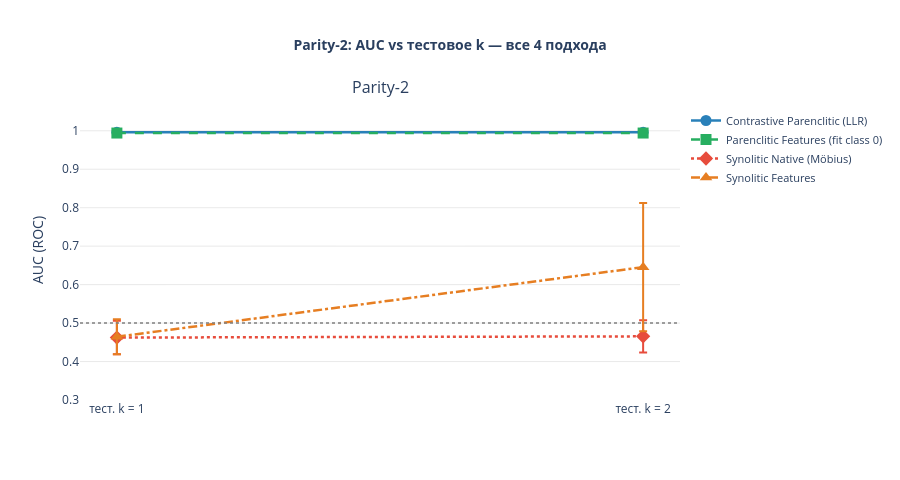
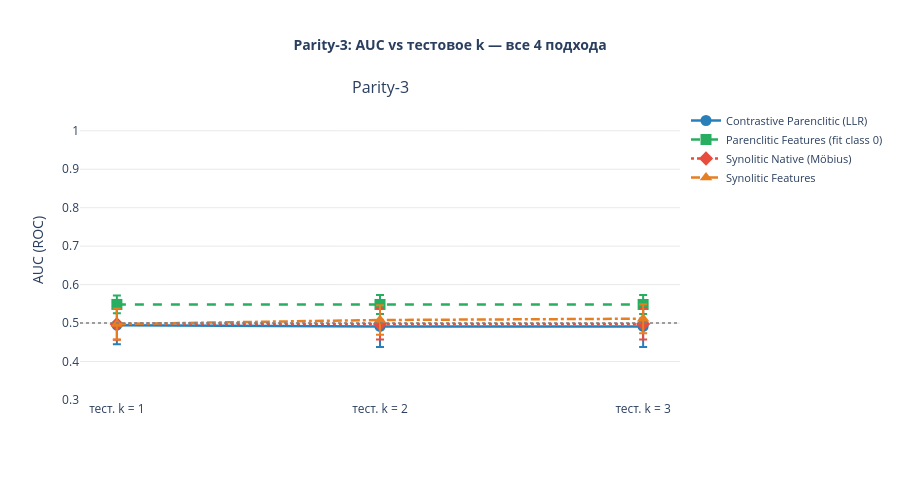
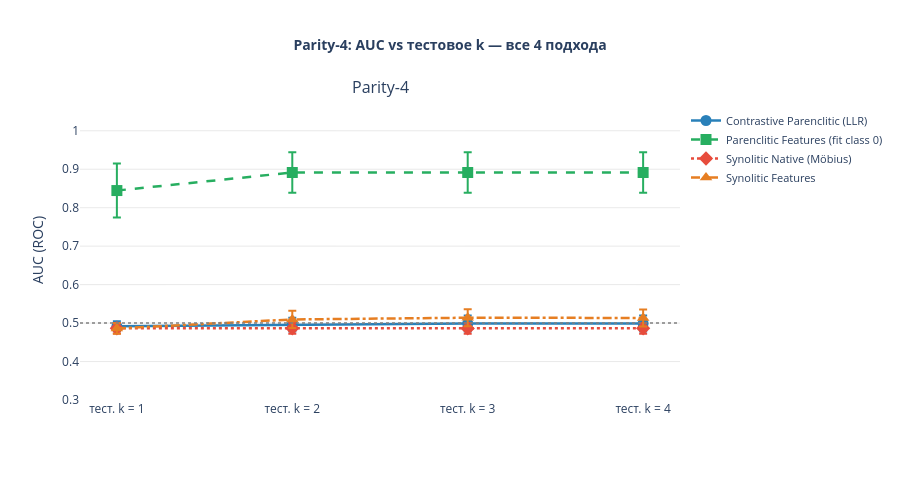

Notebook code for these charts, in order:
### Code cell
# Отображаем все 4 подхода
results_for_plot = {
    name: sweep_results[name]
    for _, _, _, name in PARITY_CONFIGS
}

for k_ds, d, n, name in PARITY_CONFIGS:
    plot_auc_sweep(
        {name: sweep_results[name]},
        title=f'<b>{name}: AUC vs тестовое k — все 4 подхода</b>',
        k_values=list(range(1, d + 1)),
        dataset_names=[name],
    )

### Figure 1 — Plotly figure (JSON) as saved in the notebook; plotly's stock layout.template omitted (floating-point values rounded to 4 significant figures)
{"data": [{"error_y": {"array": [0.002367, 0.002367], "type": "data", "visible": true}, "line": {"color": "#2980b9", "dash": "solid", "width": 2.5}, "marker": {"color": "#2980b9", "size": 11, "symbol": "circle"}, "mode": "lines+markers", "name": "Contrastive Parenclitic (LLR)", "showlegend": true, "type": "scatter", "x": ["тест. k = 1", "тест. k = 2"], "xaxis": "x", "y": [0.9959, 0.9959], "yaxis": "y"}, {"error_y": {"array": [0.002877, 0.002877], "type": "data", "visible": true}, "line": {"color": "#27ae60", "dash": "dash", "width": 2.5}, "marker": {"color": "#27ae60", "size": 11, "symbol": "square"}, "mode": "lines+markers", "name": "Parenclitic Features (fit class 0)", "showlegend": true, "type": "scatter", "x": ["тест. k = 1", "тест. k = 2"], "xaxis": "x", "y": [0.9941, 0.9941], "yaxis": "y"}, {"error_y": {"array": [0.04346, 0.04194], "type": "data", "visible": true}, "line": {"color": "#e74c3c", "dash": "dot", "width": 2.5}, "marker": {"color": "#e74c3c", "size": 11, "symbol": "diamond"}, "mode": "lines+markers", "name": "Synolitic Native (Möbius)", "showlegend": true, "type": "scatter", "x": ["тест. k = 1", "тест. k = 2"], "xaxis": "x", "y": [0.4623, 0.4655], "yaxis": "y"}, {"error_y": {"array": [0.04532, 0.1666], "type": "data", "visible": true}, "line": {"color": "#e67e22", "dash": "dashdot", "width": 2.5}, "marker": {"color": "#e67e22", "size": 11, "symbol": "triangle-up"}, "mode": "lines+markers", "name": "Synolitic Features", "showlegend": true, "type": "scatter", "x": ["тест. k = 1", "тест. k = 2"], "xaxis": "x", "y": [0.4643, 0.6455], "yaxis": "y"}], "layout": {"annotations": [{"font": {"size": 16}, "showarrow": false, "text": "Parity-2", "x": 0.5, "xanchor": "center", "xref": "paper", "y": 1, "yanchor": "bottom", "yref": "paper"}], "font": {"size": 12}, "height": 480, "legend": {"font": {"size": 11}, "x": 1.01, "y": 0.98}, "plot_bgcolor": "white", "shapes": [{"line": {"color": "gray", "dash": "dot", "width": 1.5}, "type": "line", "x0": 0, "x1": 1, "xref": "x domain", "y0": 0.5, "y1": 0.5, "yref": "y"}], "title": {"font": {"size": 14}, "text": "<b>Parity-2: AUC vs тестовое k — все 4 подхода</b>", "x": 0.5}, "xaxis": {"anchor": "y", "domain": [0, 1], "showgrid": false}, "yaxis": {"anchor": "x", "domain": [0, 1], "gridcolor": "rgba(200,200,200,0.4)", "range": [0.3, 1.08], "showgrid": true, "title": {"text": "AUC (ROC)"}}}}

### Figure 2 — Plotly figure (JSON) as saved in the notebook; plotly's stock layout.template omitted (floating-point values rounded to 4 significant figures)
{"data": [{"error_y": {"array": [0.04928, 0.05341, 0.05341], "type": "data", "visible": true}, "line": {"color": "#2980b9", "dash": "solid", "width": 2.5}, "marker": {"color": "#2980b9", "size": 11, "symbol": "circle"}, "mode": "lines+markers", "name": "Contrastive Parenclitic (LLR)", "showlegend": true, "type": "scatter", "x": ["тест. k = 1", "тест. k = 2", "тест. k = 3"], "xaxis": "x", "y": [0.4944, 0.4912, 0.4912], "yaxis": "y"}, {"error_y": {"array": [0.02319, 0.0249, 0.0249], "type": "data", "visible": true}, "line": {"color": "#27ae60", "dash": "dash", "width": 2.5}, "marker": {"color": "#27ae60", "size": 11, "symbol": "square"}, "mode": "lines+markers", "name": "Parenclitic Features (fit class 0)", "showlegend": true, "type": "scatter", "x": ["тест. k = 1", "тест. k = 2", "тест. k = 3"], "xaxis": "x", "y": [0.5485, 0.5484, 0.5484], "yaxis": "y"}, {"error_y": {"array": [0.04053, 0.04036, 0.04045], "type": "data", "visible": true}, "line": {"color": "#e74c3c", "dash": "dot", "width": 2.5}, "marker": {"color": "#e74c3c", "size": 11, "symbol": "diamond"}, "mode": "lines+markers", "name": "Synolitic Native (Möbius)", "showlegend": true, "type": "scatter", "x": ["тест. k = 1", "тест. k = 2", "тест. k = 3"], "xaxis": "x", "y": [0.4973, 0.4978, 0.4979], "yaxis": "y"}, {"error_y": {"array": [0.04045, 0.03827, 0.03777], "type": "data", "visible": true}, "line": {"color": "#e67e22", "dash": "dashdot", "width": 2.5}, "marker": {"color": "#e67e22", "size": 11, "symbol": "triangle-up"}, "mode": "lines+markers", "name": "Synolitic Features", "showlegend": true, "type": "scatter", "x": ["тест. k = 1", "тест. k = 2", "тест. k = 3"], "xaxis": "x", "y": [0.4976, 0.508, 0.5113], "yaxis": "y"}], "layout": {"annotations": [{"font": {"size": 16}, "showarrow": false, "text": "Parity-3", "x": 0.5, "xanchor": "center", "xref": "paper", "y": 1, "yanchor": "bottom", "yref": "paper"}], "font": {"size": 12}, "height": 480, "legend": {"font": {"size": 11}, "x": 1.01, "y": 0.98}, "plot_bgcolor": "white", "shapes": [{"line": {"color": "gray", "dash": "dot", "width": 1.5}, "type": "line", "x0": 0, "x1": 1, "xref": "x domain", "y0": 0.5, "y1": 0.5, "yref": "y"}], "title": {"font": {"size": 14}, "text": "<b>Parity-3: AUC vs тестовое k — все 4 подхода</b>", "x": 0.5}, "xaxis": {"anchor": "y", "domain": [0, 1], "showgrid": false}, "yaxis": {"anchor": "x", "domain": [0, 1], "gridcolor": "rgba(200,200,200,0.4)", "range": [0.3, 1.08], "showgrid": true, "title": {"text": "AUC (ROC)"}}}}

### Figure 3 — Plotly figure (JSON) as saved in the notebook; plotly's stock layout.template omitted (floating-point values rounded to 4 significant figures)
{"data": [{"error_y": {"array": [0.01305, 0.01791, 0.02062, 0.02062], "type": "data", "visible": true}, "line": {"color": "#2980b9", "dash": "solid", "width": 2.5}, "marker": {"color": "#2980b9", "size": 11, "symbol": "circle"}, "mode": "lines+markers", "name": "Contrastive Parenclitic (LLR)", "showlegend": true, "type": "scatter", "x": ["тест. k = 1", "тест. k = 2", "тест. k = 3", "тест. k = 4"], "xaxis": "x", "y": [0.4916, 0.4961, 0.4989, 0.4989], "yaxis": "y"}, {"error_y": {"array": [0.07018, 0.05244, 0.0527, 0.0527], "type": "data", "visible": true}, "line": {"color": "#27ae60", "dash": "dash", "width": 2.5}, "marker": {"color": "#27ae60", "size": 11, "symbol": "square"}, "mode": "lines+markers", "name": "Parenclitic Features (fit class 0)", "showlegend": true, "type": "scatter", "x": ["тест. k = 1", "тест. k = 2", "тест. k = 3", "тест. k = 4"], "xaxis": "x", "y": [0.8446, 0.8916, 0.8915, 0.8915], "yaxis": "y"}, {"error_y": {"array": [0.01361, 0.01386, 0.01381, 0.01386], "type": "data", "visible": true}, "line": {"color": "#e74c3c", "dash": "dot", "width": 2.5}, "marker": {"color": "#e74c3c", "size": 11, "symbol": "diamond"}, "mode": "lines+markers", "name": "Synolitic Native (Möbius)", "showlegend": true, "type": "scatter", "x": ["тест. k = 1", "тест. k = 2", "тест. k = 3", "тест. k = 4"], "xaxis": "x", "y": [0.4865, 0.4863, 0.4862, 0.4863], "yaxis": "y"}, {"error_y": {"array": [0.01371, 0.02244, 0.02209, 0.02225], "type": "data", "visible": true}, "line": {"color": "#e67e22", "dash": "dashdot", "width": 2.5}, "marker": {"color": "#e67e22", "size": 11, "symbol": "triangle-up"}, "mode": "lines+markers", "name": "Synolitic Features", "showlegend": true, "type": "scatter", "x": ["тест. k = 1", "тест. k = 2", "тест. k = 3", "тест. k = 4"], "xaxis": "x", "y": [0.4861, 0.5095, 0.5139, 0.5134], "yaxis": "y"}], "layout": {"annotations": [{"font": {"size": 16}, "showarrow": false, "text": "Parity-4", "x": 0.5, "xanchor": "center", "xref": "paper", "y": 1, "yanchor": "bottom", "yref": "paper"}], "font": {"size": 12}, "height": 480, "legend": {"font": {"size": 11}, "x": 1.01, "y": 0.98}, "plot_bgcolor": "white", "shapes": [{"line": {"color": "gray", "dash": "dot", "width": 1.5}, "type": "line", "x0": 0, "x1": 1, "xref": "x domain", "y0": 0.5, "y1": 0.5, "yref": "y"}], "title": {"font": {"size": 14}, "text": "<b>Parity-4: AUC vs тестовое k — все 4 подхода</b>", "x": 0.5}, "xaxis": {"anchor": "y", "domain": [0, 1], "showgrid": false}, "yaxis": {"anchor": "x", "domain": [0, 1], "gridcolor": "rgba(200,200,200,0.4)", "range": [0.3, 1.08], "showgrid": true, "title": {"text": "AUC (ROC)"}}}}
